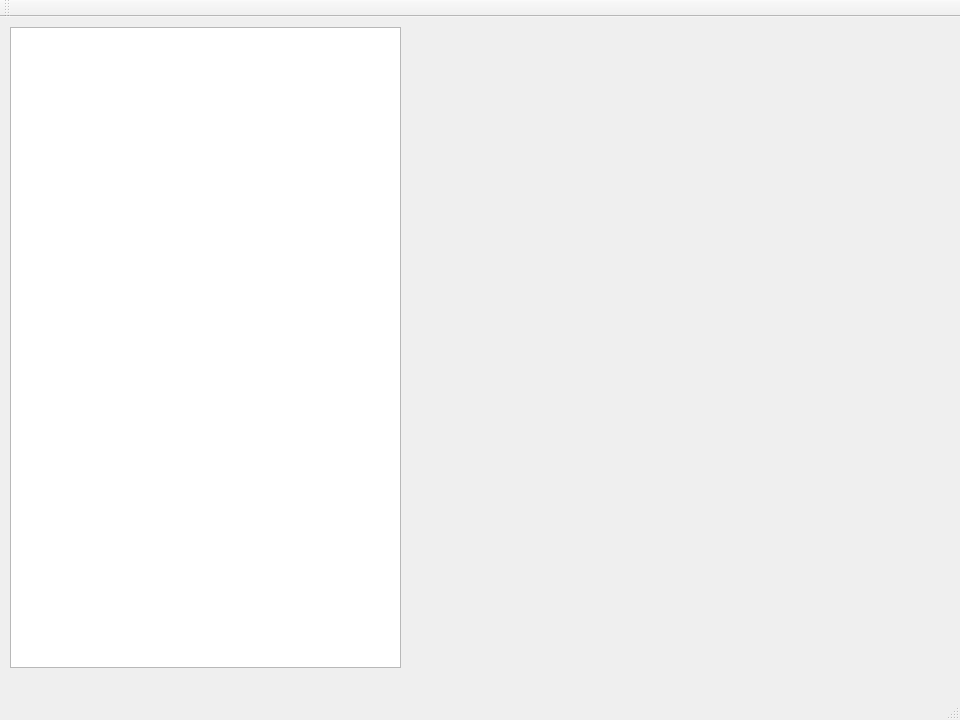
<?xml version="1.0" encoding="UTF-8"?>
<ui version="4.0">
 <class>MainWindow</class>
 <widget class="QMainWindow" name="MainWindow">
  <property name="geometry">
   <rect>
    <x>0</x>
    <y>0</y>
    <width>960</width>
    <height>720</height>
   </rect>
  </property>
  <property name="windowTitle">
   <string>MainWindow</string>
  </property>
  <widget class="QWidget" name="centralWidget">
   <widget class="LibraryExplorer" name="libraryExplorer">
    <property name="geometry">
     <rect>
      <x>10</x>
      <y>10</y>
      <width>391</width>
      <height>641</height>
     </rect>
    </property>
   </widget>
   <widget class="PropertyEditor" name="propertyEditor" native="true">
    <property name="geometry">
     <rect>
      <x>410</x>
      <y>10</y>
      <width>541</width>
      <height>641</height>
     </rect>
    </property>
   </widget>
  </widget>
  <widget class="QMenuBar" name="menuBar">
   <property name="geometry">
    <rect>
     <x>0</x>
     <y>0</y>
     <width>960</width>
     <height>21</height>
    </rect>
   </property>
  </widget>
  <widget class="QToolBar" name="mainToolBar">
   <attribute name="toolBarArea">
    <enum>TopToolBarArea</enum>
   </attribute>
   <attribute name="toolBarBreak">
    <bool>false</bool>
   </attribute>
  </widget>
  <widget class="QStatusBar" name="statusBar"/>
 </widget>
 <layoutdefault spacing="6" margin="11"/>
 <customwidgets>
  <customwidget>
   <class>LibraryExplorer</class>
   <extends>QTreeView</extends>
   <header>libraryexplorer.h</header>
  </customwidget>
  <customwidget>
   <class>PropertyEditor</class>
   <extends>QWidget</extends>
   <header>propertyeditor.h</header>
   <container>1</container>
  </customwidget>
 </customwidgets>
 <resources/>
 <connections/>
</ui>
